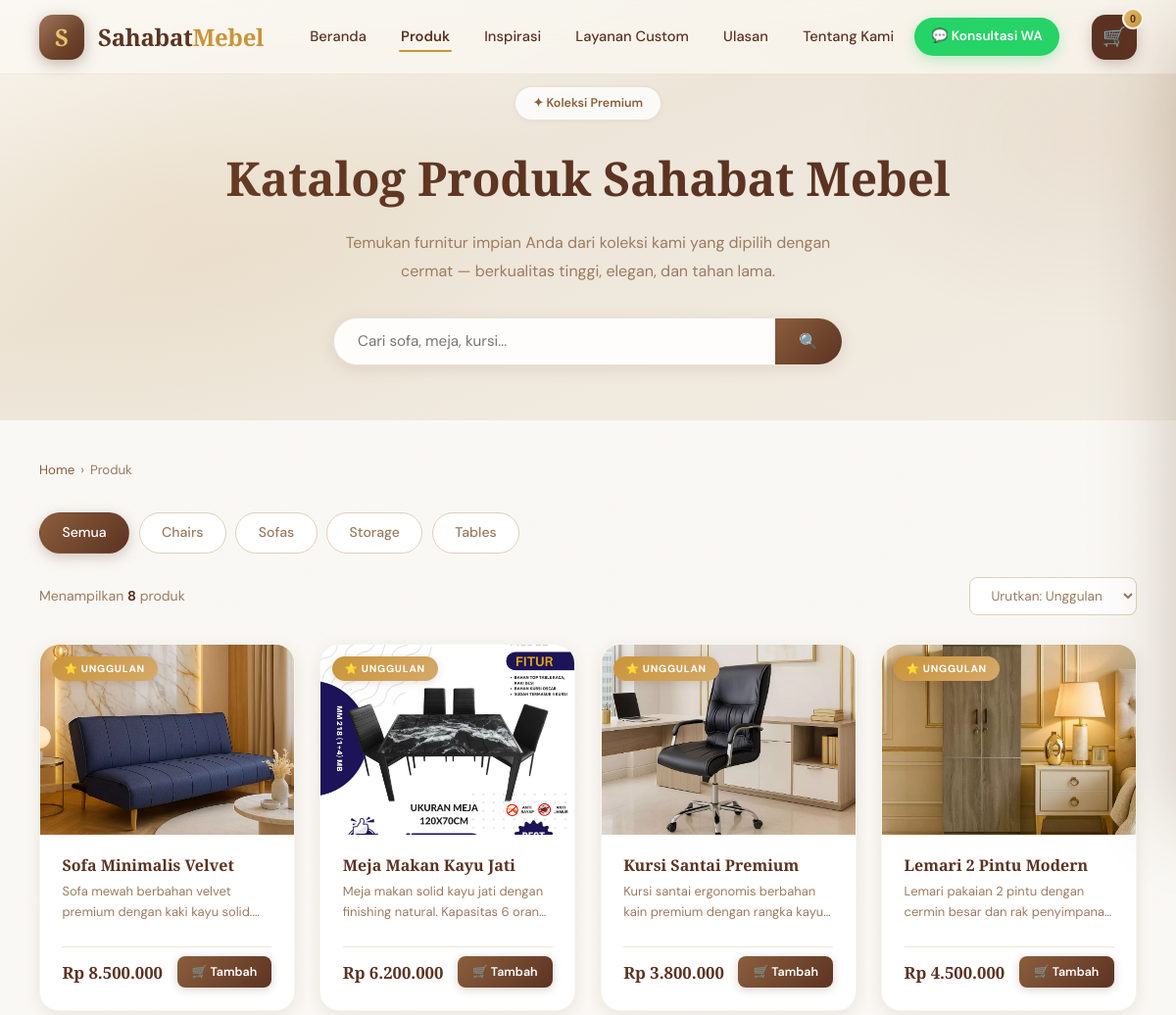
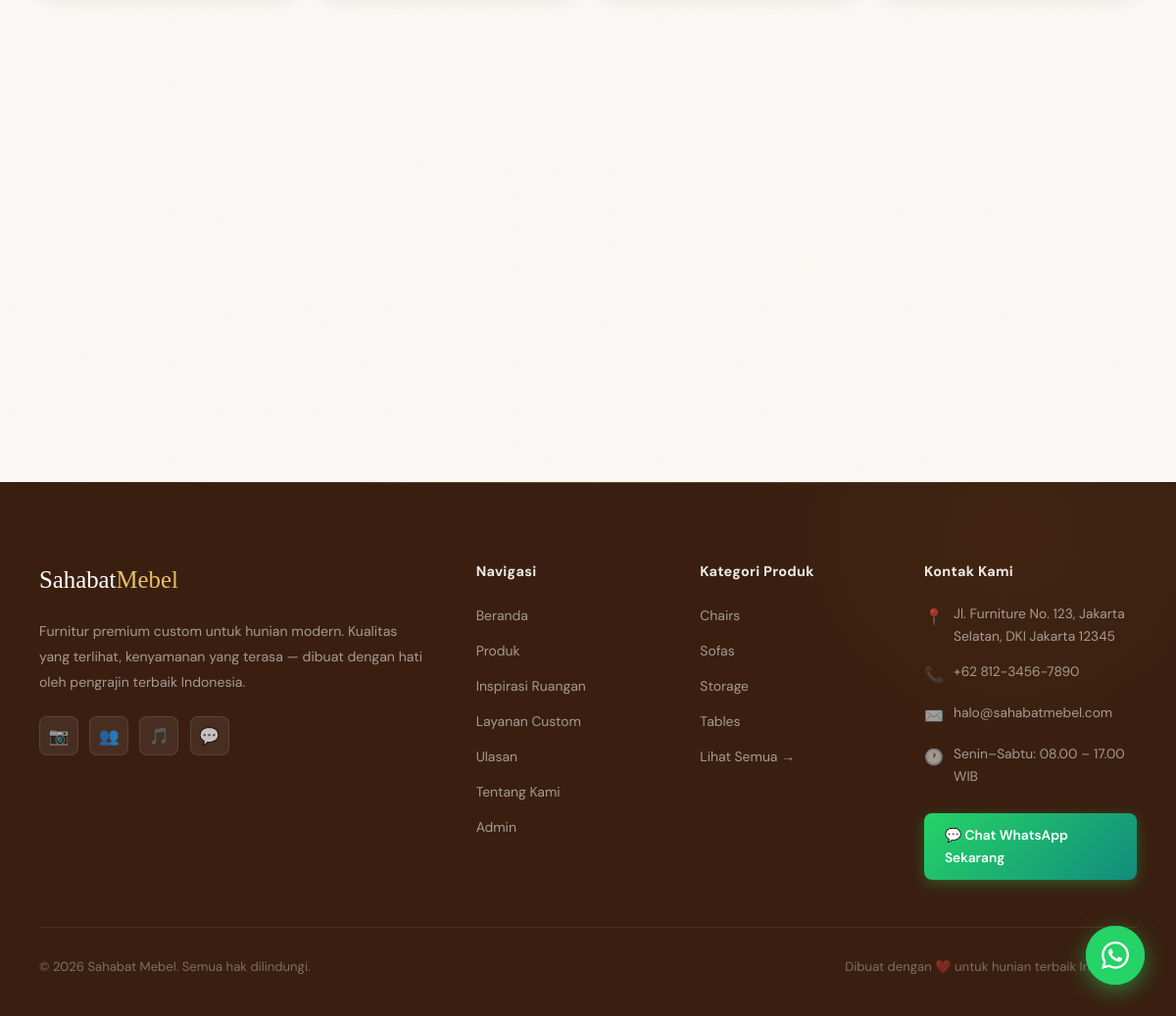
/products.php, run on the app's committed database (2 pictures, top to bottom).
### tables this page shows
CREATE TABLE IF NOT EXISTS categories (
    id INT AUTO_INCREMENT PRIMARY KEY,
    name VARCHAR(100) NOT NULL,
    slug VARCHAR(100) NOT NULL UNIQUE,
    created_at TIMESTAMP DEFAULT CURRENT_TIMESTAMP
);

CREATE TABLE IF NOT EXISTS products (
    id INT AUTO_INCREMENT PRIMARY KEY,
    category_id INT NOT NULL,
    name VARCHAR(255) NOT NULL,
    description TEXT,
    price DECIMAL(10,2) NOT NULL,
    image VARCHAR(255),
    stock INT DEFAULT 0,
    is_featured TINYINT(1) DEFAULT 0,
    created_at TIMESTAMP DEFAULT CURRENT_TIMESTAMP,
    FOREIGN KEY (category_id) REFERENCES categories(id) ON DELETE CASCADE
);

### products.php (the view, shortened to what this page needs)
<?php
require_once 'config.php';
$categories = $pdo->query("SELECT * FROM categories ORDER BY name")->fetchAll();
$catFilter = isset($_GET['cat']) ? $_GET['cat'] : 'all';
$search    = isset($_GET['q'])   ? trim($_GET['q']) : '';
$sql    = "SELECT p.*, c.name AS cat_name, c.slug AS cat_slug FROM products p JOIN categories c ON p.category_id = c.id WHERE 1=1";
$params = [];
$sql .= " ORDER BY p.is_featured DESC, p.created_at DESC";
$stmt = $pdo->prepare($sql);
$stmt->execute($params);
$products = $stmt->fetchAll();
?>
<!DOCTYPE html>
<html lang="id">
<head>
  <link rel="stylesheet" href="assets/css/style.css">
</head>
<body>
<nav class="navbar" id="navbar">
  <a href="index.php" class="nav-logo">
    <div class="logo-icon">S</div>
    <span class="logo-text">Sahabat<span>Mebel</span></span>
  </a>
  <ul class="nav-menu" id="navMenu">
    <li><a href="index.php">Beranda</a></li>
    <li><a href="products.php" class="active">Produk</a></li>
    <li><a href="index.php#room-ideas">Inspirasi</a></li>
    <li><a href="index.php#layanan">Layanan Custom</a></li>
    <li><a href="index.php#testimonials">Ulasan</a></li>
    <li><a href="index.php#tentang">Tentang Kami</a></li>
    <li>
      <a href="https://wa.me/6281234567890?text=Halo%20Sahabat%20Mebel%2C%20saya%20ingin%20konsultasi%20furnitur"
         target="_blank" class="nav-wa-btn">💬 Konsultasi WA</a>
    </li>
  </ul>
  <div class="nav-actions">
    <button class="cart-btn" id="cartToggle" aria-label="Buka keranjang">
      🛒 <span class="cart-count" id="cartCount">0</span>
    </button>
  </div>
</nav>
<div class="page-hero">
  <span class="page-hero-badge">✦ Koleksi Premium</span>
  <h1 class="page-hero-title">Katalog Produk Sahabat Mebel</h1>
  <p class="page-hero-desc">Temukan furnitur impian Anda dari koleksi kami yang dipilih dengan cermat — berkualitas tinggi, elegan, dan tahan lama.</p>
  <form action="products.php" method="GET" class="search-wrap">
    <input type="text" name="q" class="search-input"
      placeholder="Cari sofa, meja, kursi..."
      value="<?= htmlspecialchars($search) ?>" autocomplete="off">
    <button type="submit" class="search-btn">🔍</button>
  </form>
</div>
<section class="section" style="padding-top:2.5rem">
  <div class="container">
    <div class="breadcrumb">
      <a href="index.php">Home</a> › <span>Produk</span>
    </div>
    <div class="filter-bar" style="justify-content:flex-start;margin-bottom:1.5rem">
      <a href="products.php" class="filter-btn <?= $catFilter === 'all' ? 'active' : '' ?>">Semua</a>
      <?php foreach ($categories as $cat): ?>
      <a href="products.php?cat=<?= $cat['slug'] ?><?= $search ? '&q='.urlencode($search) : '' ?>"
        class="filter-btn <?= $catFilter === $cat['slug'] ? 'active' : '' ?>">
        <?= htmlspecialchars($cat['name']) ?>
      </a>
      <?php endforeach; ?>
    </div>
    <div class="results-info">
      <p class="results-count">
        Menampilkan <strong><?= count($products) ?></strong> produk
      </p>
      <select class="sort-select" id="sortSelect" onchange="sortProducts(this.value)">
        <option value="default">Urutkan: Unggulan</option>
      </select>
    </div>
    <?php if (empty($products)): ?>
    <div class="empty-state">
      <div class="empty-state-icon">🔍</div>
      <h3>Produk tidak ditemukan</h3>
      <p>Coba kata kunci yang berbeda atau lihat semua produk kami.</p>
      <a href="products.php" class="btn btn-primary" style="margin-top:1.5rem">Lihat Semua Produk</a>
    </div>
    <?php else: ?>
    <div class="products-grid" id="productsGrid">
      <?php foreach ($products as $p): ?>
      <div class="product-card"
        data-category="<?= $p['cat_slug'] ?>"
        data-id="<?= $p['id'] ?>"
        data-price="<?= $p['price'] ?>"
        data-name="<?= htmlspecialchars($p['name']) ?>">
        <div class="product-img loading">
          <img
            src="assets/images/products/<?= htmlspecialchars($p['image'] ?? '') ?>"
            alt="<?= htmlspecialchars($p['name']) ?>"
            onerror="this.onerror=null;this.src='assets/images/placeholder.jpg'"
            loading="lazy"
            onload="this.closest('.product-img').classList.remove('loading')">
          <?php if ($p['is_featured']): ?>
          <span class="product-badge" style="background:linear-gradient(135deg,var(--gold),var(--brown-xs));color:#fff">⭐ Unggulan</span>
          <?php else: ?>
          <span class="product-badge"><?= htmlspecialchars($p['cat_name']) ?></span>
          <?php endif; ?>
        </div>
        <div class="product-body">
          <h3 class="product-name"><?= htmlspecialchars($p['name']) ?></h3>
          <p class="product-desc"><?= htmlspecialchars($p['description'] ?? '') ?></p>
          <div class="product-footer">
            <span class="product-price">Rp <?= number_format($p['price'], 0, ',', '.') ?></span>
            <button class="add-cart-btn"
              data-id="<?= $p['id'] ?>"
              data-name="<?= htmlspecialchars($p['name']) ?>"
              data-price="<?= $p['price'] ?>"
              data-img="assets/images/products/<?= htmlspecialchars($p['image'] ?? '') ?>"
              data-material="<?= htmlspecialchars($p['material'] ?? '') ?>"
              data-dimensions="<?= htmlspecialchars($p['dimensions'] ?? '') ?>">
              🛒 Tambah
            </button>
          </div>
        </div>
      </div>
      <?php endforeach; ?>
    </div>
    <?php endif; ?>
  </div>
</section>
<footer class="footer">
  <div class="footer-grid">
    <div>
      <div class="footer-logo">Sahabat<span>Mebel</span></div>
      <p class="footer-desc">Furnitur premium custom untuk hunian modern. Kualitas yang terlihat, kenyamanan yang terasa — dibuat dengan hati oleh pengrajin terbaik Indonesia.</p>
      <div class="footer-social">
        <a href="#" class="social-link" title="Instagram">📷</a>
        <a href="#" class="social-link" title="Facebook">👥</a>
        <a href="#" class="social-link" title="TikTok">🎵</a>
        <a href="https://wa.me/6281234567890" target="_blank" class="social-link" title="WhatsApp">💬</a>
      </div>
    </div>
    <div>
      <div class="footer-heading">Navigasi</div>
      <ul class="footer-links">
        <li><a href="index.php">Beranda</a></li>
        <li><a href="products.php">Produk</a></li>
        <li><a href="index.php#room-ideas">Inspirasi Ruangan</a></li>
        <li><a href="index.php#layanan">Layanan Custom</a></li>
        <li><a href="index.php#testimonials">Ulasan</a></li>
        <li><a href="index.php#tentang">Tentang Kami</a></li>
        <li><a href="admin/login.php">Admin</a></li>
      </ul>
    </div>
    <div>
      <div class="footer-heading">Kategori Produk</div>
      <ul class="footer-links">
        <?php foreach($categories as $cat): ?>
        <li><a href="products.php?cat=<?= $cat['slug'] ?>"><?= htmlspecialchars($cat['name']) ?></a></li>
        <?php endforeach; ?>
        <li><a href="products.php">Lihat Semua →</a></li>
      </ul>
    </div>
    <div>
      <div class="footer-heading">Kontak Kami</div>
      <div class="footer-contact-item">
        <span class="icon">📍</span>
        <span>Jl. Furniture No. 123, Jakarta Selatan, DKI Jakarta 12345</span>
      </div>
      <div class="footer-contact-item">
        <span class="icon">📞</span>
        <a href="tel:+6281234567890">+62 812-3456-7890</a>
      </div>
      <div class="footer-contact-item">
        <span class="icon">✉️</span>
        <a href="mailto:halo@sahabatmebel.com">halo@sahabatmebel.com</a>
      </div>
      <div class="footer-contact-item">
        <span class="icon">🕐</span>
        <span>Senin–Sabtu: 08.00 – 17.00 WIB</span>
      </div>
      <a href="https://wa.me/6281234567890?text=Halo%20Sahabat%20Mebel%2C%20saya%20ingin%20konsultasi"
         target="_blank" class="footer-wa-btn">💬 Chat WhatsApp Sekarang</a>
    </div>
  </div>
  <div class="footer-bottom">
    <span>© <?= date('Y') ?> Sahabat Mebel. Semua hak dilindungi.</span>
    <span>Dibuat dengan ❤️ untuk hunian terbaik Indonesia</span>
  </div>
</footer>
<div class="wa-float" id="waFloat">
  <button class="wa-float-btn" id="waFloatBtn" aria-label="Chat WhatsApp">
  </button>
</div>
</body>
</html>

### products.php (style rules this page uses)
.page-hero { background: linear-gradient(160deg, var(--cream) 0%, var(--beige) 40%, var(--cream-dark) 100%); padding: 5.5rem 2.5rem 3.5rem; text-align: center; position: relative; overflow: hidden; }
.page-hero::before { content: ''; position: absolute; top: -50%; left: -10%; width: 80%; height: 200%; background: radial-gradient(ellipse 60% 40% at 30% 50%, rgba(201,148,58,0.10) 0%, transparent 70%); pointer-events: none; }
.page-hero::after { content: ''; position: absolute; top: -30%; right: -10%; width: 60%; height: 160%; background: radial-gradient(ellipse 50% 40% at 70% 40%, rgba(184,134,90,0.08) 0%, transparent 70%); pointer-events: none; }
.page-hero-badge { display: inline-flex; align-items: center; gap: 8px; background: rgba(255,255,255,0.80); backdrop-filter: blur(12px); border: 1px solid rgba(201,184,154,0.40); padding: 0.38rem 1.1rem; border-radius: 50px; font-size: 0.78rem; color: var(--brown); font-weight: 600; margin-bottom: 1.2rem; box-shadow: var(--shadow-xs); }
.page-hero-title { font-family: 'Playfair Display', serif; font-size: clamp(2rem, 4vw, 3.2rem); color: var(--brown-dark); margin-bottom: 0.8rem; letter-spacing: -0.3px; }
.page-hero-desc { color: var(--text-muted); font-size: 1rem; max-width: 520px; margin: 0 auto; line-height: 1.8; }
.search-wrap { max-width: 520px; margin: 2rem auto 0; display: flex; gap: 0; background: rgba(255,255,255,0.90); backdrop-filter: blur(12px); border: 1.5px solid rgba(201,184,154,0.40); border-radius: 50px; overflow: hidden; transition: border-color 0.3s, box-shadow 0.3s; box-shadow: var(--shadow-sm); }
.search-input { flex: 1; border: none; outline: none; padding: 0.85rem 1.5rem; font-size: 0.95rem; background: transparent; color: var(--text-dark); font-family: 'DM Sans', 'Inter', sans-serif; }
.search-btn { padding: 0.85rem 1.5rem; background: linear-gradient(135deg, var(--brown) 0%, var(--brown-dark) 100%); color: #fff; border: none; cursor: pointer; font-size: 1rem; transition: opacity 0.3s; }
.results-info { display: flex; align-items: center; justify-content: space-between; margin-bottom: 1.8rem; flex-wrap: wrap; gap: 0.75rem; }
.results-count { font-size: 0.88rem; color: var(--text-muted); }
.results-count strong { color: var(--brown-dark); }
.sort-select { padding: 0.55rem 1.1rem; border: 1.5px solid var(--beige-mid); border-radius: var(--radius-xs); background: var(--white); color: var(--text-muted); font-size: 0.85rem; cursor: pointer; outline: none; font-family: 'DM Sans', 'Inter', sans-serif; transition: border-color 0.3s; }
.breadcrumb { max-width: 1240px; margin: 0 auto 2rem; font-size: 0.83rem; color: var(--text-muted); display: flex; align-items: center; gap: 6px; }
.breadcrumb a { color: var(--brown); }

### data on the page
categories: name "Chairs"
categories: name "Sofas"
categories: name "Storage"
categories: name "Tables"
products: image (picture), is_featured "⭐ UNGGULAN", name "Sofa Minimalis Velvet", description "Sofa mewah berbahan velvet premium dengan kaki kayu…", price "8.500.000"
products: image (picture), is_featured "⭐ UNGGULAN", name "Meja Makan Kayu Jati", description "Meja makan solid kayu jati dengan finishing natural. Kapasitas 6…", price "6.200.000"
products: image (picture), is_featured "⭐ UNGGULAN", name "Kursi Santai Premium", description "Kursi santai ergonomis berbahan kain premium dengan rangka…", price "3.800.000"
products: image (picture), is_featured "⭐ UNGGULAN", name "Lemari 2 Pintu Modern", description "Lemari pakaian 2 pintu dengan cermin besar dan rak…", price "4.500.000"

### other printed values
count($products) "8"
